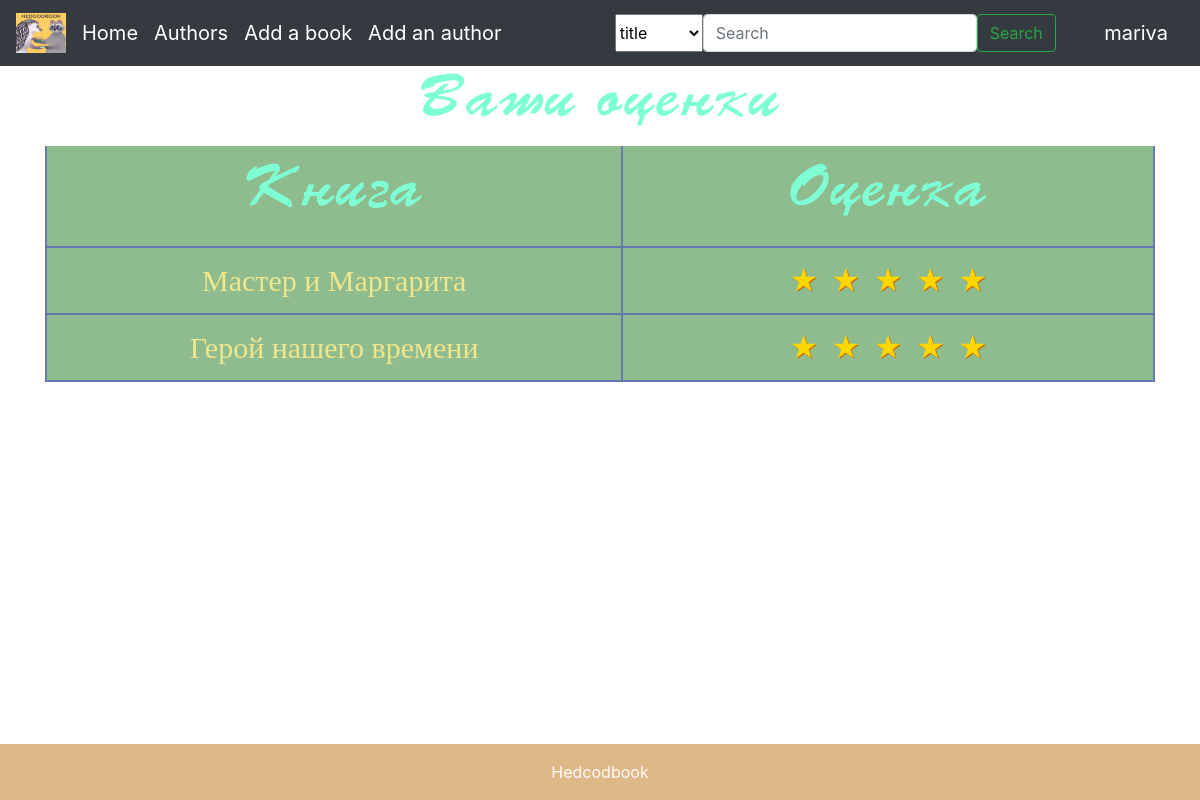
Page /marks/1 (signed in) on the committed database.
### data/users.py (models this page shows, shortened)
class User(SqlAlchemyBase, UserMixin):
    __tablename__ = 'users'
    id = sqlalchemy.Column(sqlalchemy.Integer, primary_key=True, autoincrement=True)
    name = sqlalchemy.Column(sqlalchemy.String, nullable=True)
    surname = sqlalchemy.Column(sqlalchemy.String, nullable=True)
    nickname = sqlalchemy.Column(sqlalchemy.String, nullable=True)
    email = sqlalchemy.Column(sqlalchemy.String, index=True, unique=True, nullable=True)
    hashed_password = sqlalchemy.Column(sqlalchemy.String, nullable=True)
    avatar = sqlalchemy.Column(sqlalchemy.String, nullable=True)
    books = sqlalchemy.Column(sqlalchemy.JSON, nullable=True, default={"reading_now": [],
                                                                       "want_to_read": [],
                                                                       "were_read": [],
                                                                       "comments": {},
                                                                       "marks": {}})

### data/library.py (models this page shows, shortened)
class Library(SqlAlchemyBase):
    __tablename__ = 'library'
    id = sqlalchemy.Column(sqlalchemy.Integer, primary_key=True, autoincrement=True)
    name = sqlalchemy.Column(sqlalchemy.String, nullable=True)
    author_id = sqlalchemy.Column(sqlalchemy.Integer, sqlalchemy.ForeignKey("authors.id"))
    picture = sqlalchemy.Column(sqlalchemy.String, nullable=True, default='/static/img/html/emblem.jpg')
    genre = sqlalchemy.Column(sqlalchemy.String, nullable=True)
    link_to_the_production = sqlalchemy.Column(sqlalchemy.String, nullable=True, default='/no_information')
    link_to_the_book = sqlalchemy.Column(sqlalchemy.String, nullable=True, default='/no_information')
    link_to_audio = sqlalchemy.Column(sqlalchemy.String, nullable=True, default='/no_information')
    link_to_the_screenshot = sqlalchemy.Column(sqlalchemy.String, nullable=True, default='/no_information')
    summary = sqlalchemy.Column(sqlalchemy.Text, nullable=True)
    history_of_creation = sqlalchemy.Column(sqlalchemy.Text, nullable=True)
    summa_marks = sqlalchemy.Column(sqlalchemy.Integer, default=0)
    count_marks = sqlalchemy.Column(sqlalchemy.Integer, default=0)
    reviews = sqlalchemy.Column(sqlalchemy.JSON, default={})
    authors = orm.relationship('Authors')

### main.py (the view)
@app.route("/marks/<int:user_id>")
def marks(user_id):
    db_sess = db_session.create_session()
    user = db_sess.query(User).filter(User.id == user_id).first()
    sl_marks = user.books["marks"]
    sl_names_books = {}
    for key, val in sl_marks.items():
        sl_names_books[key] = db_sess.query(Library).filter(Library.id == key).first().name
    return render_template("marks.html", sl_marks=sl_marks, books=sl_names_books)

### data/db_session.py (called while the page is built)
def create_session() -> Session:
    global __factory
    return __factory()

### main.py (called while the page is built)
@login_manager.user_loader
def load_user(user_id):
    db_sess = db_session.create_session()
    return db_sess.query(User).get(user_id)

### templates/marks.html (shortened to what this page needs)
{% extends 'base.html' %}
{% block content %}
<link rel="stylesheet" type="text/css" href="/static/css/marks.css">
<h1>Ваши оценки</h1>
<table class="container">
    <thead>
    <tr>
        <th><h1>Книга</h1></th>
        <th><h1>Оценка</h1></th>
    </tr>
    </thead>
    {% for key, val in sl_marks.items() %}
    <tr>
        <th><a href="/book/{{ key }}" style="color: #F0E68C">{{books[key]}}</a></th>
        <th><a style="color: #F0E68C">
            <div class="rating-result">
              {% for i in range(1, 6) %}
                {% if val >= i %}
                <span class="active"></span>
                {% else %}
                <span></span>
                {% endif %}
              {% endfor %}
            </div>
        </a></th>
    </tr>
    {% endfor %}
</table>
{% endblock %}

### templates/base.html (shortened to what this page needs)
<!doctype html>
<html lang="en">
  <head>
    <link rel="stylesheet"
          href="https://stackpath.bootstrapcdn.com/bootstrap/4.4.1/css/bootstrap.min.css"
>
    <link rel="stylesheet" type="text/css" href="/static/css/main.css">
  </head>
  <body>
    <nav class="navbar navbar-expand-lg navbar-dark bg-dark">
      <a href="/" class="navbar-brand">
        <img src="/static/img/html/emblem.jpg" width="50" height="40" alt="logo">
      </a>
      <div class="collapse navbar-collapse" id="navbarSupportedContent">
        <ul class="navbar-nav mr-auto">
          <li class="nav-item active">
            <a class="navbar-brand" href="/">Home</a>
          </li>
          <li class="nav-item active">
            <a class="navbar-brand" href="/authors">Authors</a>
          </li>
          <li class="nav-item active">
            <a class="navbar-brand" href="/add_book">Add a book</a>
          </li>
          <li class="nav-item active">
            <a class="navbar-brand" href="/add_author">Add an author</a>
          </li>
        </ul>
        <div class="mx-auto">
            <form class="d-flex" role="search" method="post">
                <select name="book_filter">
                    <option>title</option>
                </select>
                <input class="form-control me-2" type="search" placeholder="Search" aria-label="Search" name="search">
                <button class="btn btn-outline-success" type="submit">Search</button>
            </form>
        </div>
      </div>
      <a class="navbar-brand" href="/user_page">{{ current_user.nickname }}</a>
    </nav>
  <main role="main" class="container">
    {% block content %}{% endblock %}
  </main>
  </body>
<footer class="bg-light text-center text-lg-start" style="margin-top: 30px">
  <div class="text-center p-3" style="background-color: #DEB887; color: Snow">
    Hedcodbook
  </div>
</footer>
</html>

### static/css/main.css (style rules this page uses)
body { background-image: url(/static/img/html/fon.jpg); background-repeat: no-repeat; background-position: center center; background-attachment: fixed; -webkit-background-size: cover; -moz-background-size: cover; -o-background-size: cover; background-size: cover; }
body { min-height: 100vh; position: relative; margin: 0; padding-bottom: 100px; //height of the footer box-sizing: border-box; }
footer { position: absolute; bottom: 0; width: 100%; }

### static/css/marks.css (style rules this page uses)
h1 { text-align: center; font-family: 'FontName1'; font-size: 60px; color: #7FFFD4 }
.rating-result { width: 265px; margin: 0 auto; }
.rating-result span { padding: 0; font-size: 32px; margin: 0 3px; line-height: 1; color: lightgrey; text-shadow: 1px 1px #bbb; }
.rating-result > span:before { content: '★'; }
.rating-result > span.active { color: gold; text-shadow: 1px 1px #c60; }
table { font-family: "Lucida Sans Unicode", "Lucida Grande", Sans-Serif; font-family: 'FontName'; font-size: 30px; background: DarkSeaGreen; max-width: 70%; width: 70%; border-collapse: collapse; text-align: center; }
th { font-weight: normal; color: #037; border-right: 2px solid #6678b1; border-left: 2px solid #6678b1; border-bottom: 2px solid #6678b1; padding: 10px 8px; }

### rows in the picture
User: nickname "mariva"
Library: name "Мастер и Маргарита"
Library: name "Герой нашего времени"
